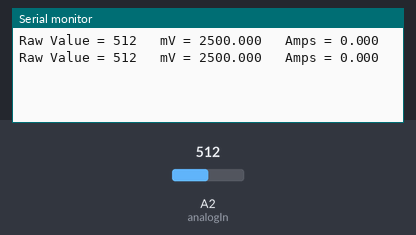
Simulated run of this sketch. Board: Arduino Uno, built with avr-gcc and run on an emulated ATmega328P. On the bench: the last lines printed to the serial monitor. The test bench sets the inputs (shaded band); at power-on: A2 (analogIn) = 512.

Above: at 3.3 s.
3.4 s: A2 (analogIn) set to 716
At 6.3 s:
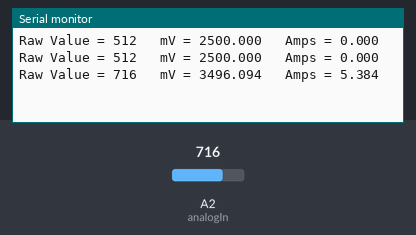
6.7 s: A2 (analogIn) set to 900
At 8.4 s:
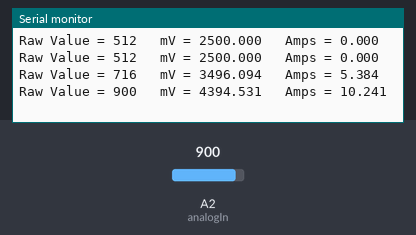
Timing chart, 0 to 9.9 s (numbered marks = the images above; inputs shaded):
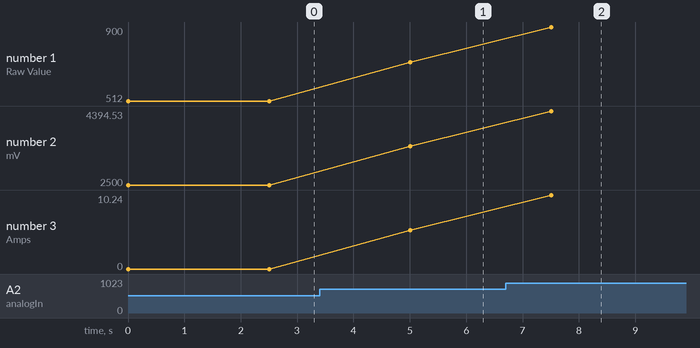

The sketch:

test_4.ino
```cpp
/*
Measuring Current Using ACS712
*/
const int analogIn = A2;
int mVperAmp = 185; // use 100 for 20A Module and 66 for 30A Module
int RawValue= 0;
int ACSoffset = 2500;
double Voltage = 0;
double Amps = 0;

void setup(){
 Serial.begin(9600);
 pinMode(A2,INPUT);
}

void loop(){

 RawValue = analogRead(analogIn);
 Voltage = (RawValue / 1024.0) * 5000; // Gets you mV
 Amps = ((Voltage - ACSoffset) / mVperAmp);


 Serial.print("Raw Value = " ); // shows pre-scaled value
 Serial.print(RawValue);
 Serial.print("\t mV = "); // shows the voltage measured
 Serial.print(Voltage,3); // the '3' after voltage allows you to display 3 digits after decimal point
 Serial.print("\t Amps = "); // shows the voltage measured
 Serial.println(Amps,3); // the '3' after voltage allows you to display 3 digits after decimal point
 delay(2500);

}
```

Measured:
- after the input at 3.4 s, the serial monitor: prints a new line after 1.6 s (image 1)
- after the input at 6.7 s, the serial monitor: prints a new line after 0.81 s (image 2)
- plotted number 1: 512 → 716 after the input at 3.4 s, 716 → 900 after the input at 6.7 s
- plotted number 2: 2500 → 3496.09 after the input at 3.4 s, 3496.09 → 4394.53 after the input at 6.7 s
- plotted number 3: 0 → 5.38 after the input at 3.4 s, 5.38 → 10.24 after the input at 6.7 s
